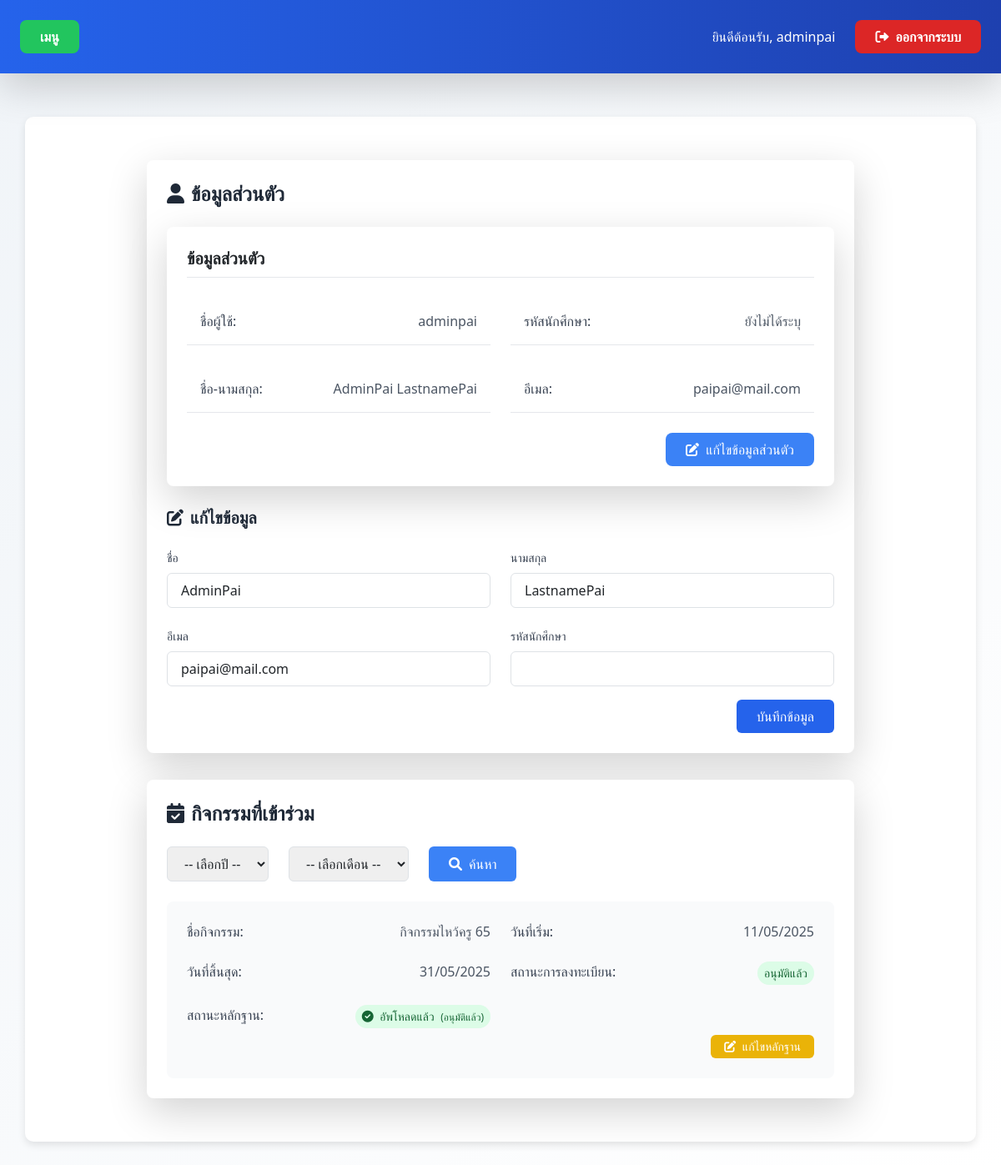
The page /edit-userprofile/ (signed in) on the database as committed earlier.
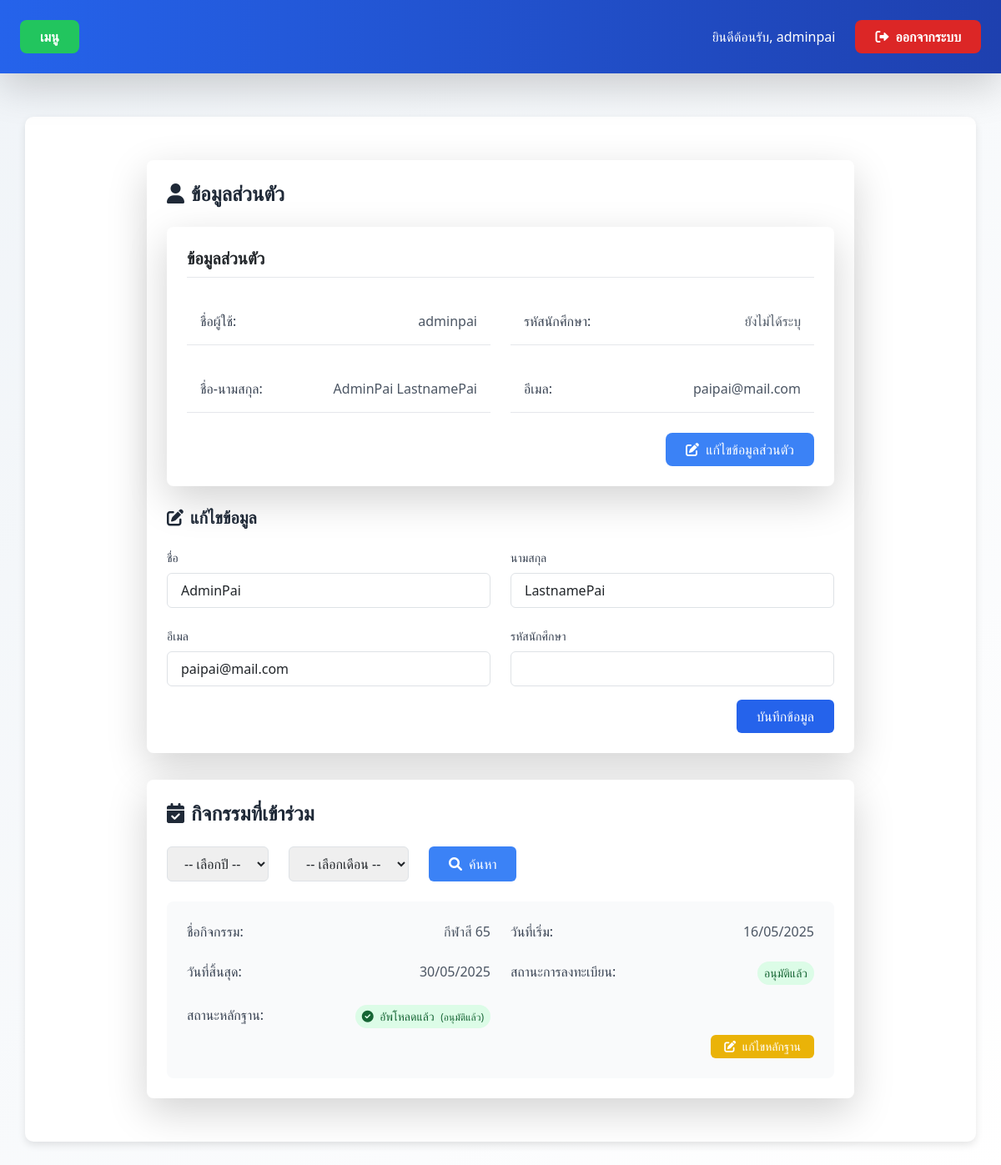
The same page on the database as committed later.
### myapp/models.py (models this page shows, shortened)
class CustomUser(AbstractUser):
    USER_TYPE_CHOICES = (
        ('student', 'นักศึกษา'),
        ('teacher', 'อาจารย์'),
        ('admin', 'ผู้ดูแลระบบ'),
    )
    user_type = models.CharField(
        max_length=10,
        choices=USER_TYPE_CHOICES,
        default='student',
        verbose_name='ประเภทผู้ใช้'
    )
    student_id = models.CharField(
        max_length=20,
        unique=True,
        null=True,
        blank=True,
        verbose_name='รหัสนักศึกษา'
    )
    year = models.IntegerField(
        choices=[
            (1, 'ชั้นปีที่ 1'),
            (2, 'ชั้นปีที่ 2'),
            (3, 'ชั้นปีที่ 3'),
            (4, 'ชั้นปีที่ 4'),
        ],
        null=True,
        blank=True,
        verbose_name='ชั้นปี'
    )
    branch = models.CharField(
        max_length=255,
        choices=BRANCH_CHOICES,
        null=True,
        blank=True,
        verbose_name='สาขา'
    )
    groups = models.ManyToManyField(
        Group,
        related_name="customuser_groups",
        blank=True
    )
    user_permissions = models.ManyToManyField(
        Permission,
        related_name="customuser_permissions",
        blank=True
    )
    password_text = models.CharField(
        max_length=128,
        blank=True,
        null=True,
        verbose_name='รหัสผ่าน (ไม่เข้ารหัส)'
    )
    phone_number = models.CharField(
        max_length=10,
        null=True,
        blank=True,
        verbose_name="เบอร์โทรศัพท์"
    )
    class Meta:
        verbose_name = 'ผู้ใช้'
        verbose_name_plural = 'ผู้ใช้ทั้งหมด'

class Activity(models.Model):
    name = models.CharField(
        max_length=255,
        verbose_name='ชื่อกิจกรรม'
    )
    description = models.TextField(
        verbose_name='รายละเอียดกิจกรรม'
    )
    start_date = models.DateField(
        verbose_name='วันที่เริ่มจัดกิจกรรม',
        default=datetime.date.today
    )
    end_date = models.DateField(
        verbose_name='วันที่สิ้นสุดกิจกรรม',
        null=True,  # ยอมให้เป็น NULL
        blank=True  # สามารถทิ้งว่างได้ในฟอร์ม
    )
    created_by = models.ForeignKey(
        CustomUser,
        on_delete=models.CASCADE,
        verbose_name='ผู้สร้างกิจกรรม'
    )
    FACULTY_CHOICES = [
        ('all', 'ทุกคนเข้าร่วมได้'),
        ('CS', 'วิทยาการคอมพิวเตอร์'),
        ('CCS', 'วิทยาศาสตร์เครื่องสำอาง'),
        ('OHS', 'อาชีวอนามัยและความปลอดภัย'),
        ('EHS', 'อนามัยสิ่งแวดล้อมและสาธารณภัย'),
        ('MS', 'วิทยาศาสตร์การแพทย์'),
        ('GS', 'วิทยาศาสตร์ทั่วไป'),
        ('IT', 'เทคโนโลยีสารสนเทศ'),
        ('BIB', 'อุตสาหกรรมชีวภาพเพื่อธุรกิจ'),
        ('CYB', 'ความมั่นคงปลอดภัยไซเบอร์'),
    ]
    faculty = models.CharField(
        max_length=10,
        choices=FACULTY_CHOICES,
        default='all',
        verbose_name='คณะที่จัดกิจกรรม'
    )
    max_participants = models.IntegerField(
        default=0,  # เปลี่ยนจาก 30 เป็น 0 ซึ่งหมายถึงไม่จำกัด
        verbose_name='จำนวนผู้เข้าร่วมสูงสุด',
        help_text='กำหนดเป็น 0 หากไม่ต้องการจำกัดจำนวนผู้เข้าร่วม'
    )
    class Meta:
        verbose_name = 'กิจกรรม'
        verbose_name_plural = 'กิจกรรมทั้งหมด'

### myapp/views.py (the view, shortened to what this page needs)
# urls.py: path('edit-userprofile/', views.edit_userprofile, name='edit_userprofile'),
@login_required
def edit_userprofile(request):
    user = request.user
    month = request.GET.get('month')  # เพิ่มบรรทัดนี้
    year = request.GET.get('year')    # เพิ่มบรรทัดนี้
    form = UserProfileForm(instance=user)
    participations = Participation.objects.filter(
        student=user
    ).select_related('activity')
    activities_with_proof = []
    for participation in participations:
        try:
            reg = ActivityRegistration.objects.get(
                user=request.user,
                activity=participation.activity
            )
            has_proof = bool(reg.proof_image)
            proof_approved = reg.is_approved if has_proof else False
        except ActivityRegistration.DoesNotExist:
            has_proof = False
            proof_approved = False
        activities_with_proof.append({
            'activity': participation.activity,
            'status': participation.status,
            'joined_at': participation.joined_at,
            'has_proof': has_proof,
            'proof_approved': proof_approved
        })
    available_months = []
    available_years = []
    if participations.exists():
        years = participations.dates('activity__start_date', 'year')
        available_years = [year.year for year in years]
        months = participations.dates('activity__start_date', 'month')
        thai_months = {
            1: 'มกราคม', 2: 'กุมภาพันธ์', 3: 'มีนาคม',
            4: 'เมษายน', 5: 'พฤษภาคม', 6: 'มิถุนายน',
            7: 'กรกฎาคม', 8: 'สิงหาคม', 9: 'กันยายน',
            10: 'ตุลาคม', 11: 'พฤศจิกายน', 12: 'ธันวาคม'
        }
        available_months = [
            {'number': month.month, 'name_th': thai_months[month.month]}
            for month in months
        ]
    context = {
        'form': form,
        'user': user,
        'activities': activities_with_proof,
        'available_months': available_months,
        'available_years': available_years,
        'selected_month': month,
        'selected_year': year
    }
    return render(request, 'edit_userprofile.html', context)

### myapp/forms.py
class UserProfileForm(forms.ModelForm):
    class Meta:
        model = CustomUser  # เปลี่ยนจาก MyUser เป็น CustomUser
        fields = ['first_name', 'last_name', 'email', 'student_id']  # เอา phone_number ออกถ้าไม่มีฟิลด์นี้
        labels = {
            'first_name': 'ชื่อ',
            'last_name': 'นามสกุล',
            'email': 'อีเมล',
            'student_id': 'รหัสนักศึกษา',
        }

### templates/edit_userprofile.html (shortened to what the changed rows need)
{% extends 'base.html' %}
{% load static %}
{% load widget_tweaks %}
{% block content %}
<div class="max-w-4xl mx-auto my-8 px-4">
    <div class="bg-white rounded-lg shadow-lg p-6 mb-8">
        <h2 class="text-2xl font-semibold text-gray-800 flex items-center mb-6">
            <i class="fas fa-user mr-2"></i>ข้อมูลส่วนตัว
        </h2>
        <div class="bg-white rounded-lg shadow-lg p-6 mb-6">
            <h2 class="text-xl font-semibold mb-4 border-b pb-2">ข้อมูลส่วนตัว</h2>
            <div class="grid grid-cols-1 md:grid-cols-2 gap-4">
                <div class="flex justify-between p-3 border-b border-gray-200">
                    <span class="font-medium text-gray-700">ชื่อผู้ใช้:</span>
                    <span class="text-gray-600">{{ user.username }}</span>
                </div>
                <div class="flex justify-between p-3 border-b border-gray-200">
                    <span class="font-medium text-gray-700">รหัสนักศึกษา:</span>
                    <span class="text-gray-600">{{ user.student_id|default:"ยังไม่ได้ระบุ" }}</span>
                </div>
                <div class="flex justify-between p-3 border-b border-gray-200">
                    <span class="font-medium text-gray-700">ชื่อ-นามสกุล:</span>
                    <span class="text-gray-600">{{ user.get_full_name }}</span>
                </div>
                <div class="flex justify-between p-3 border-b border-gray-200">
                    <span class="font-medium text-gray-700">อีเมล:</span>
                    <span class="text-gray-600">{{ user.email|default:"ยังไม่ได้ระบุ" }}</span>
                </div>
            </div>
        </div>
        <form method="POST" action="{% url 'edit_userprofile' %}" class="space-y-4">
            <div class="grid grid-cols-1 md:grid-cols-2 gap-4">
                {% for field in form %}
                <div class="space-y-2">
                    <label for="{{ field.id_for_label }}" class="block text-sm font-medium text-gray-700">
                        {{ field.label }}
                    </label>
                    {{ field|add_class:"w-full px-3 py-2 border border-gray-300 rounded-md focus:outline-none focus:ring-2 focus:ring-blue-500 focus:border-transparent" }}
                </div>
                {% endfor %}
            </div>
        </form>
    </div>
    <div class="bg-white rounded-lg shadow-lg p-6">
        <h2 class="text-2xl font-semibold text-gray-800 flex items-center mb-6">
            <i class="fas fa-calendar-check mr-2"></i>กิจกรรมที่เข้าร่วม
        </h2>
        {% if activities %}
            <div class="space-y-4">
                {% for item in activities %}
                    <div class="bg-gray-50 rounded-lg p-4 hover:shadow-md transition duration-300">
                        <div class="grid grid-cols-1 md:grid-cols-2 gap-4">
                            <div class="flex justify-between">
                                <span class="font-medium text-gray-700">ชื่อกิจกรรม:</span>
                                <span class="text-gray-600">{{ item.activity.name }}</span>
                            </div>
                            <div class="flex justify-between">
                                <span class="font-medium text-gray-700">วันที่เริ่ม:</span>
                                <span class="text-gray-600">{{ item.activity.start_date|date:"d/m/Y" }}</span>
                            </div>
                            <div class="flex justify-between">
                                <span class="font-medium text-gray-700">วันที่สิ้นสุด:</span>
                                <span class="text-gray-600">
                                    {% if item.activity.end_date %}
                                        {{ item.activity.end_date|date:"d/m/Y" }}
                                    {% else %}
                                        ยังไม่กำหนด
                                    {% endif %}
                                </span>
                            </div>
                            <div class="flex justify-between">
                                <span class="font-medium text-gray-700">สถานะการลงทะเบียน:</span>
                                <span class="px-2 py-1 rounded-full text-sm
                                    {% if item.status == 'pending' %}
                                        bg-yellow-100 text-yellow-800
                                    {% elif item.status == 'approved' %}
                                        bg-green-100 text-green-800
                                    {% else %}
                                        bg-red-100 text-red-800
                                    {% endif %}">
                                    {% if item.status == 'pending' %}
                                        รอการอนุมัติ
                                    {% elif item.status == 'approved' %}
                                        อนุมัติแล้ว
                                    {% else %}
                                        ไม่อนุมัติ
                                    {% endif %}
                                </span>
                            </div>
                            <div class="flex justify-between">
                                <span class="font-medium text-gray-700">สถานะหลักฐาน:</span>
                                {% if item.has_proof %}
                                    <span class="px-2 py-1 rounded-full text-sm bg-green-100 text-green-800">
                                        <i class="fas fa-check-circle mr-1"></i> อัพโหลดแล้ว
                                        {% if item.proof_approved %}
                                            <span class="ml-1 text-xs">(อนุมัติแล้ว)</span>
                                        {% else %}
                                            <span class="ml-1 text-xs">(รอการอนุมัติ)</span>
                                        {% endif %}
                                    </span>
                                {% else %}
                                    <span class="px-2 py-1 rounded-full text-sm bg-red-100 text-red-800">
                                        <i class="fas fa-times-circle mr-1"></i> ยังไม่อัพโหลด
                                    </span>
                                {% endif %}
                            </div>
                        </div>
                        <div class="mt-2 flex justify-end">
                            {% if item.status == 'approved' %}
                                {% if not item.has_proof %}
                                    <a href="{% url 'upload_proof' %}?activity={{ item.activity.id }}"
                                       class="px-3 py-1 bg-blue-500 text-white text-sm rounded-md hover:bg-blue-600 transition-colors">
                                        <i class="fas fa-upload mr-1"></i> อัพโหลดหลักฐาน
                                    </a>
                                {% else %}
                                    <a href="{% url 'upload_proof' %}?activity={{ item.activity.id }}"
                                       class="px-3 py-1 bg-yellow-500 text-white text-sm rounded-md hover:bg-yellow-600 transition-colors">
                                        <i class="fas fa-edit mr-1"></i> แก้ไขหลักฐาน
                                    </a>
                                {% endif %}
                            {% endif %}
                        </div>
                    </div>
                {% endfor %}
            </div>
        {% else %}
            <p class="text-gray-500 italic text-center p-4 bg-gray-50 rounded-lg">
                ไม่พบกิจกรรมที่เข้าร่วม
            </p>
        {% endif %}
    </div>
</div>
{% endblock %}

### templates/base.html (shortened to what this page needs)
{% load static %}
<!DOCTYPE html>
<html lang="th">
<head>
  <link rel="stylesheet" href="{% static 'css/style.css' %}">
  <link rel="stylesheet" href="https://cdn.jsdelivr.net/npm/bootstrap@5.3.0/dist/css/bootstrap.min.css">
  <link rel="stylesheet" href="https://cdnjs.cloudflare.com/ajax/libs/font-awesome/6.0.0/css/all.min.css">
  <script src="https://cdn.tailwindcss.com"></script>
</head>
<body>
  <nav class="fixed top-0 left-0 w-full bg-gradient-to-r from-blue-600 to-blue-800 text-white p-4 shadow-lg z-50 flex justify-between items-center">
    <div class="flex-1">
        {% if user.is_authenticated %}
            <div class="base-menu-container">
                <button class="base-menu bg-green-500 hover:bg-green-600 text-white font-bold py-2 px-4 rounded-lg focus:outline-none focus:ring-2 focus:ring-green-400" id="menuButton">เมนู</button>
            </div>
        {% endif %}
    </div>
    <div class="flex items-center gap-4">
        {% if user.is_authenticated %}
            <span class="text-white font-medium">ยินดีต้อนรับ, {{ user.username }}</span>
            <form method="post" action="{% url 'logout' %}" class="inline">
                <button type="submit" class="bg-red-600 hover:bg-red-700 text-white font-semibold py-2 px-4 rounded-lg transition duration-200">
                    <i class="fas fa-sign-out-alt mr-2"></i>ออกจากระบบ
                </button>
            </form>
        {% endif %}
    </div>
</nav>
  <div class="base-container">
    {% block content %}
    {% endblock %}
  </div>
</body>
</html>

Rows that differ between the two databases and show on the page:
no longer on this page (row edited): Activity: activity.name "กิจกรรมไหว้ครู 65", activity.start_date "11/05/2025", activity.end_date "31/05/2025"
now on this page (row unchanged): Activity: activity.name "กีฬาสี 65", activity.start_date "16/05/2025", activity.end_date "30/05/2025"
